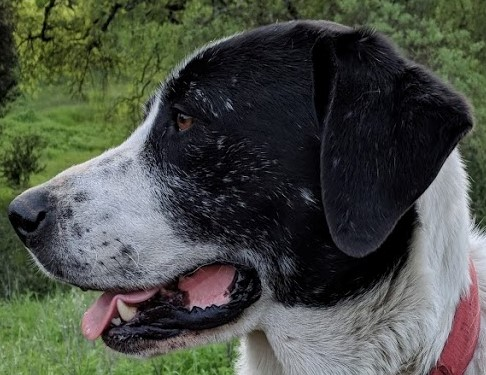
#> input picture DATA/sammy_face.jpg, 486 x 375 px
$ jupyter execute section_6_edge_detection.ipynb
#> lines starting #> are read from the running program, lines starting #| are printed output that depends on the picture; after the words box and inside, x2 and y2 are one past the last pixel; in counts of white or black regions, pixels touching at a corner belong together
[cell 1]
import cv2
import numpy as np
import matplotlib.pyplot as plt

[cell 2]
img = cv2.imread('DATA/sammy_face.jpg')
#> img is the input picture: shape (375, 486, 3); mean B, G, R 70, 78.7, 74.2
plt.imshow(img)

[cell 3]
edges = cv2.Canny(image=img, threshold1=127, threshold2=127)
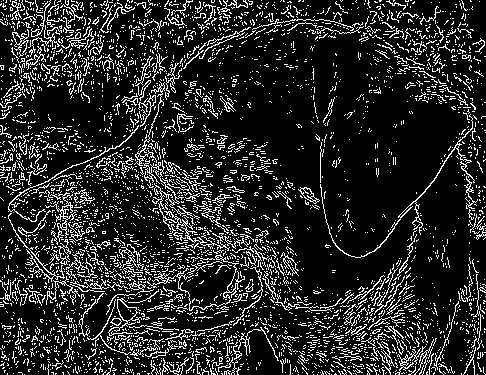
#> edges: shape (375, 486); 15.6% white in thin lines or dots
plt.imshow(edges)

[cell 4]
edges = cv2.Canny(image=img, threshold1=0, threshold2=255)
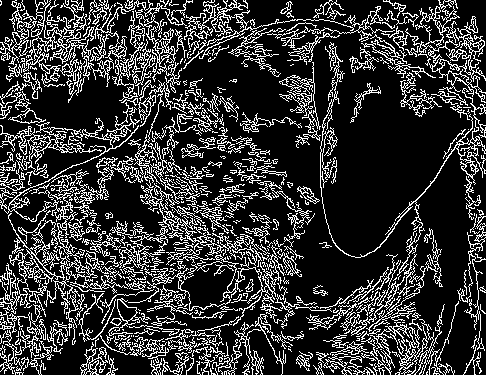
#> edges: shape (375, 486); 21% white in thin lines or dots
plt.imshow(edges)

[cell 5]
med_val = np.median(img)
#> med_val = 64
print(med_val)
#| 64.0

# LOWER THRESOLD TO EITHER 0 OR 70% OF THE MEDIAN VALUE WHICHEVER IS GREATER
lower = int(max(0, 0.7*med_val))
#> lower = 44

# UPPER THRESHOLD TO EITHER 130% OF THE MEDIAN OR THE MAX 255, WHICHEVER IS SMALLER
upper = int(min(255, 1.3*med_val))
#> upper = 83

edges = cv2.Canny(image=img, threshold1=lower, threshold2=upper+100)
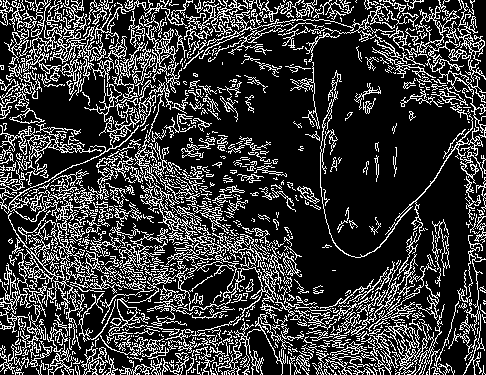
#> edges: shape (375, 486); 22.7% white in thin lines or dots
plt.imshow(edges)

[cell 6]
blurred_img = cv2.blur(img, ksize = (7, 7))
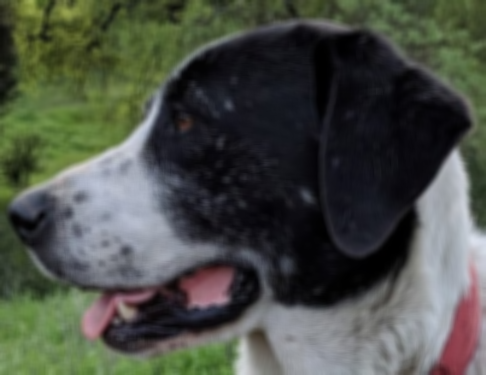
#> blurred_img: shape (375, 486, 3); mean B, G, R 70, 78.7, 74.3
edges = cv2.Canny(image=blurred_img, threshold1=lower, threshold2=upper+50)
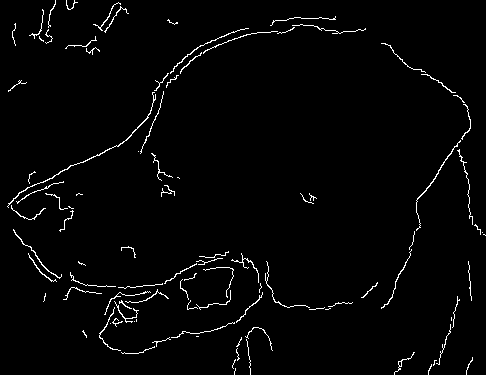
#> edges: shape (375, 486); 2.2% white in thin lines or dots
plt.imshow(edges)

$ run again, with DATA/00-puppy.jpg copied over DATA/sammy_face.jpg
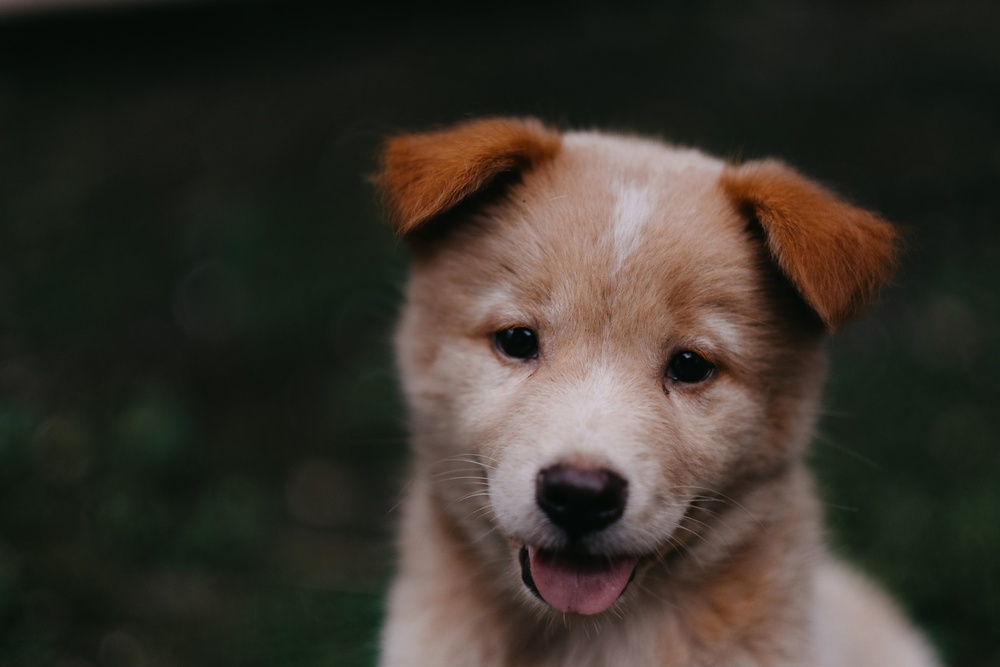
#> input picture DATA/00-puppy.jpg, 1000 x 667 px, shrunk from 1950 x 1300 before the run
#> img is the input picture: shape (667, 1000, 3); mean B, G, R 43.8, 51.8, 57.3
#> `edges = cv2.Canny(image=img, threshold1=0, threshold2=255)`:
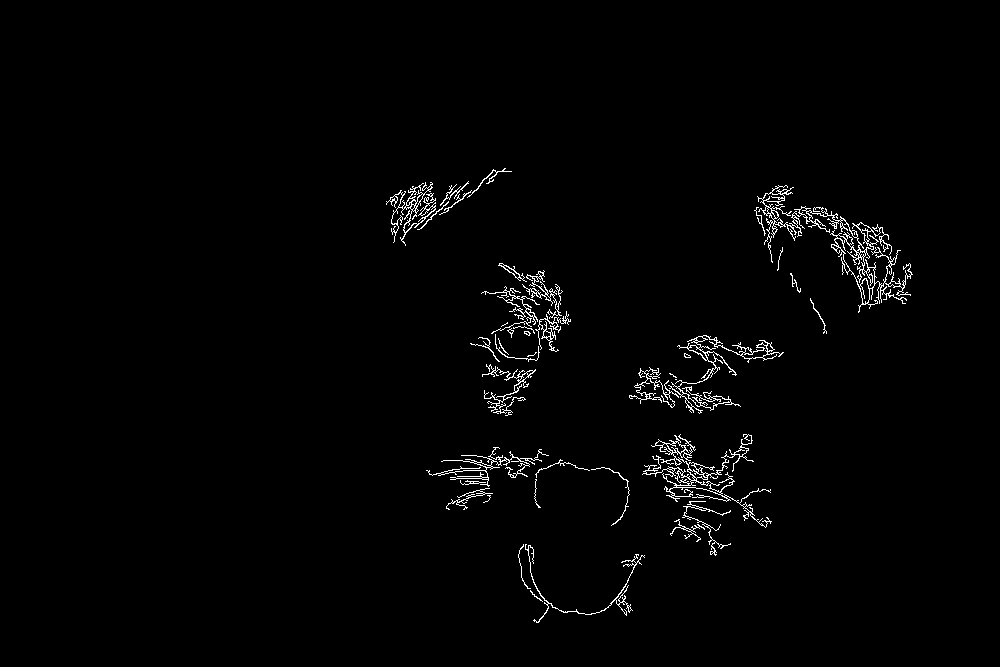
#> edges: shape (667, 1000); 1.5% white in thin lines or dots, all inside (x1, y1, x2, y2) = (386, 168, 913, 623)
#> med_val = 27
#| 27.0
#> lower = 18
#> upper = 35
#> `edges = cv2.Canny(image=blurred_img, threshold1=lower, threshold2=uppe..`:
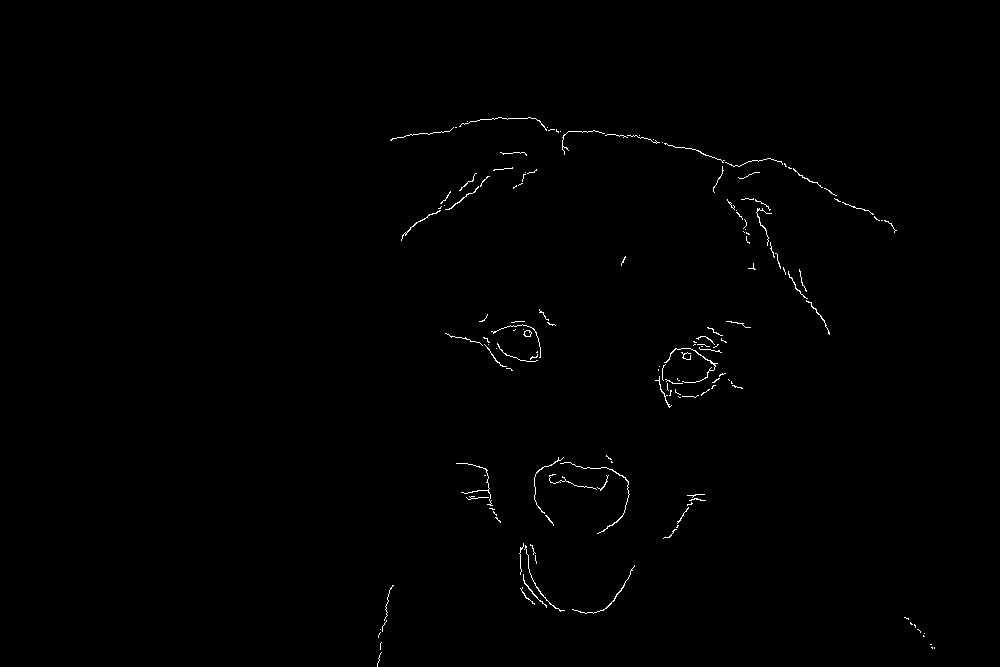
#> edges: shape (667, 1000); 0.48% white in thin lines or dots, all inside (x1, y1, x2, y2) = (377, 117, 935, 667)

$ run again, with DATA/Denis_Mukwege.jpg copied over DATA/sammy_face.jpg
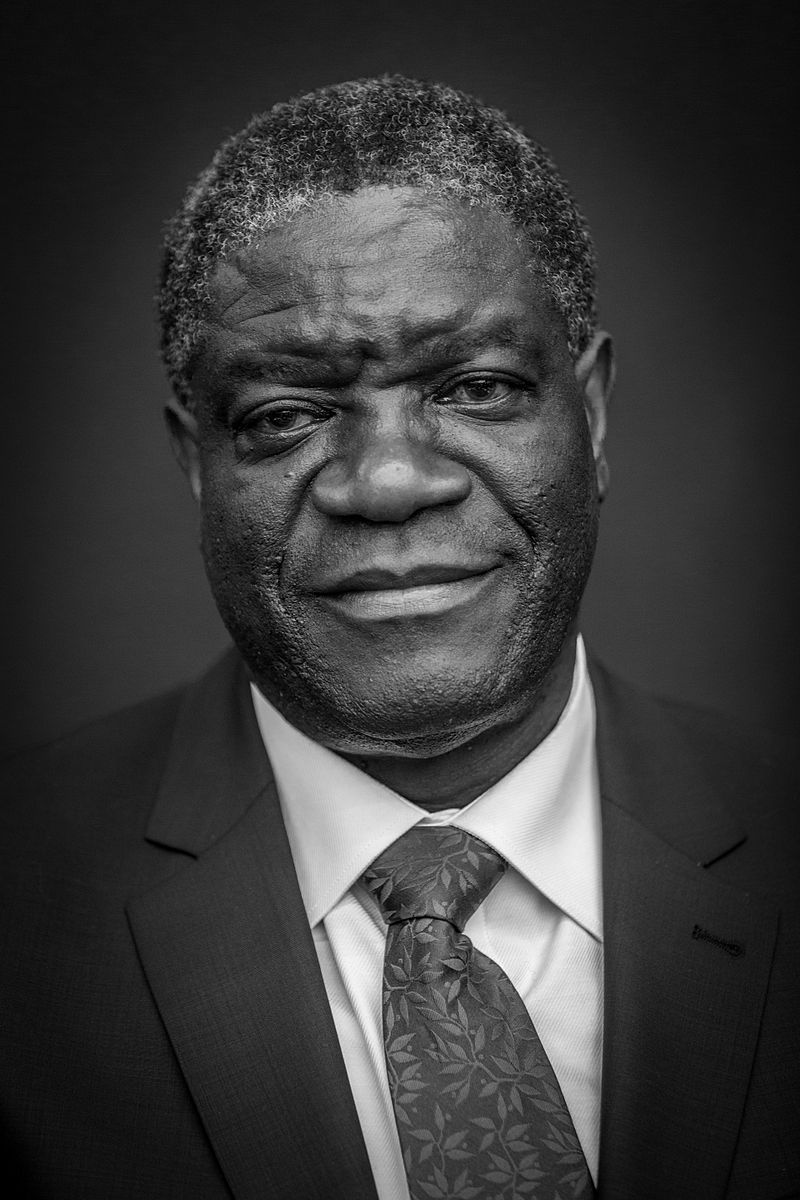
#> input picture DATA/Denis_Mukwege.jpg, 800 x 1200 px
#> img is the input picture: shape (1200, 800, 3); min 0, max 255, mean 58.8
#> `edges = cv2.Canny(image=img, threshold1=0, threshold2=255)`:
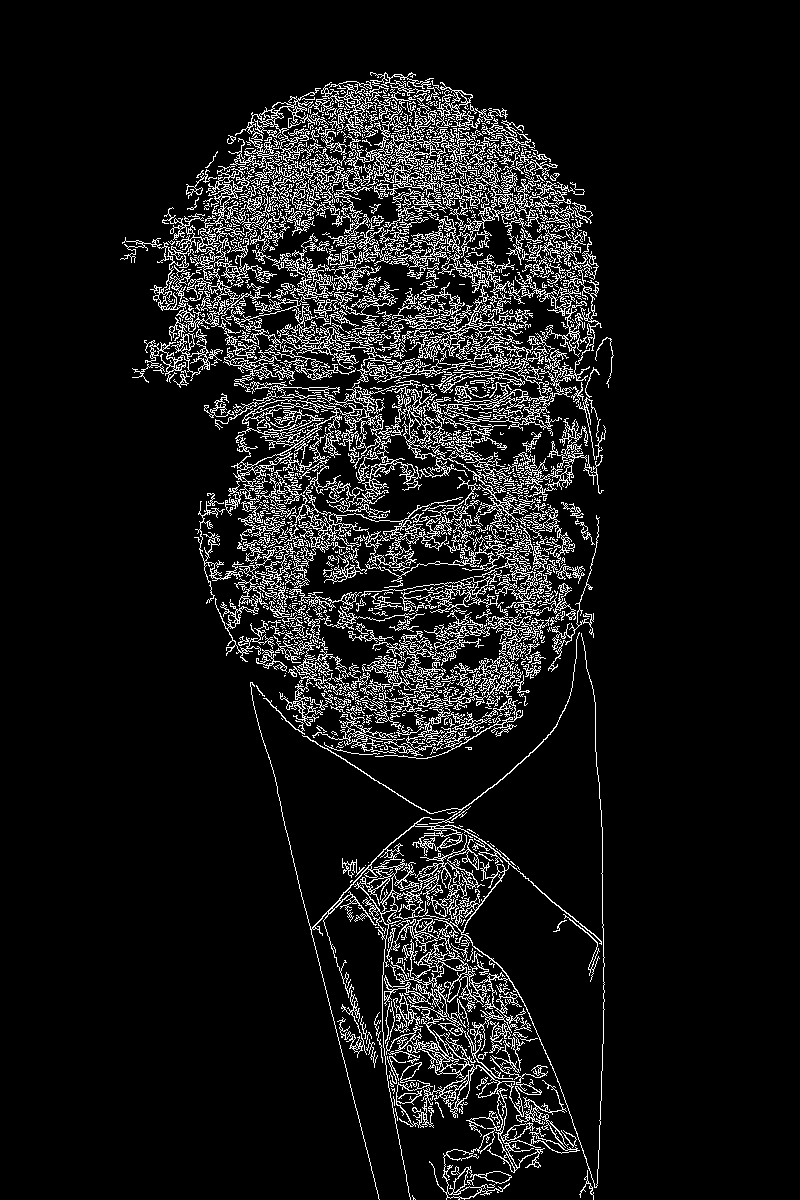
#> edges: shape (1200, 800); 9.1% white in thin lines or dots, all inside (x1, y1, x2, y2) = (120, 72, 614, 1200)
#> med_val = 43
#| 43.0
#> lower = 30
#> upper = 55
#> `edges = cv2.Canny(image=blurred_img, threshold1=lower, threshold2=uppe..`:
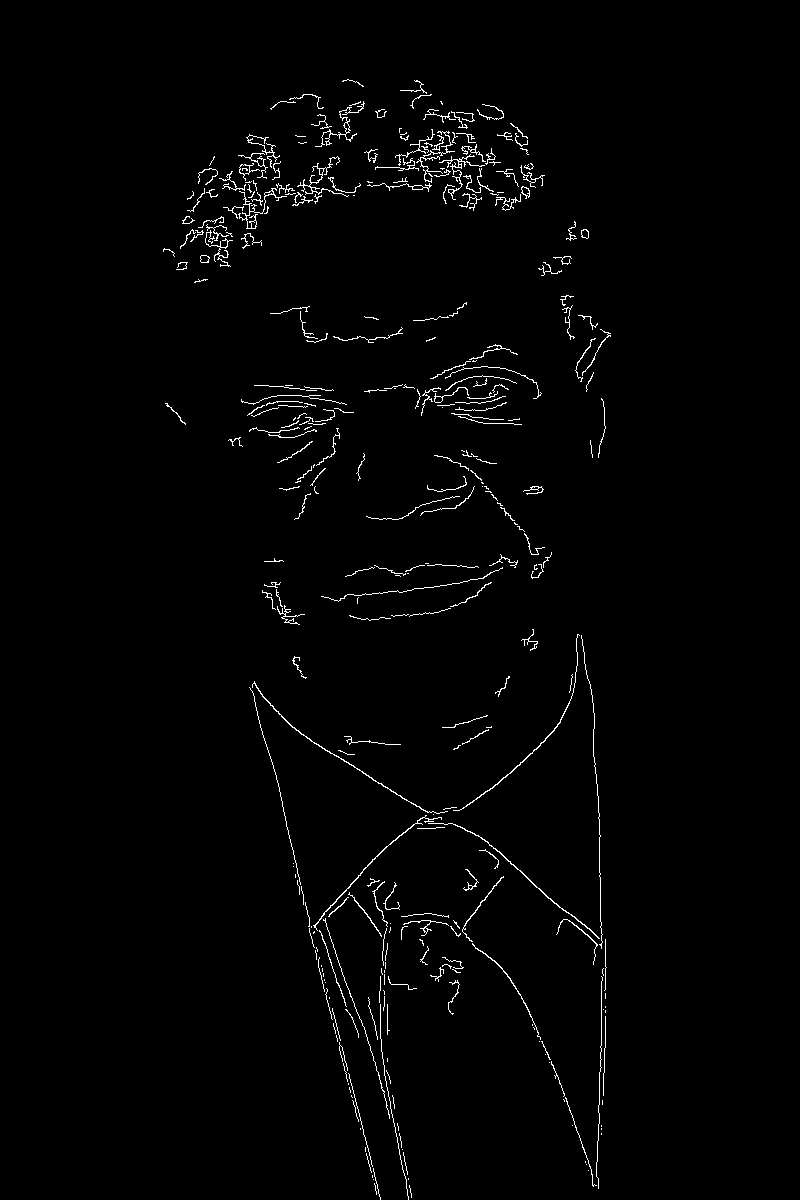
#> edges: shape (1200, 800); 1.5% white in thin lines or dots, all inside (x1, y1, x2, y2) = (163, 79, 611, 1200)

$ run again, with DATA/Nadia_Murad.jpg copied over DATA/sammy_face.jpg
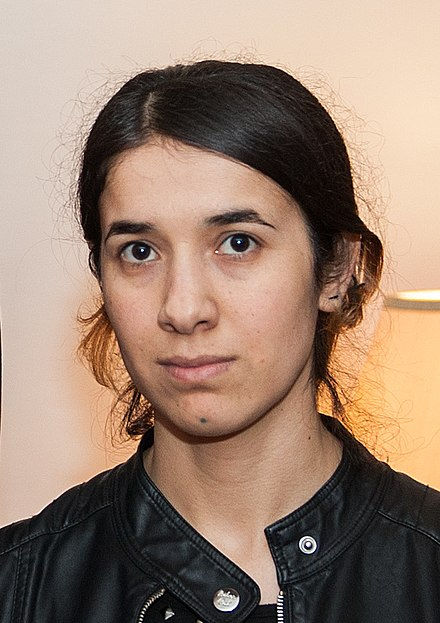
#> input picture DATA/Nadia_Murad.jpg, 440 x 623 px
#> img is the input picture: shape (623, 440, 3); mean B, G, R 112.7, 129.2, 153.8
#> `edges = cv2.Canny(image=img, threshold1=0, threshold2=255)`:
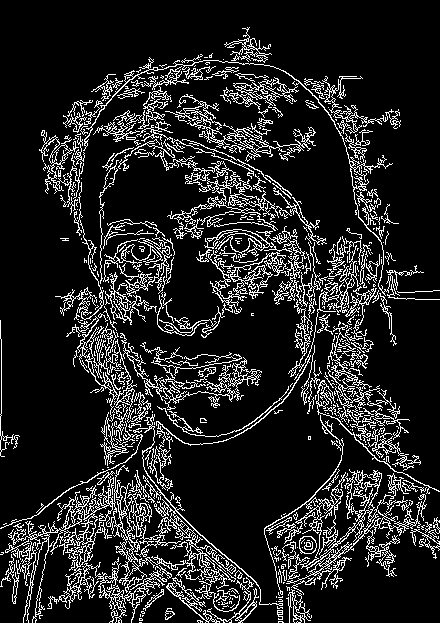
#> edges: shape (623, 440); 13.8% white in thin lines or dots
#> med_val = 151
#| 151.0
#> lower = 105
#> upper = 196
#> `edges = cv2.Canny(image=blurred_img, threshold1=lower, threshold2=uppe..`:
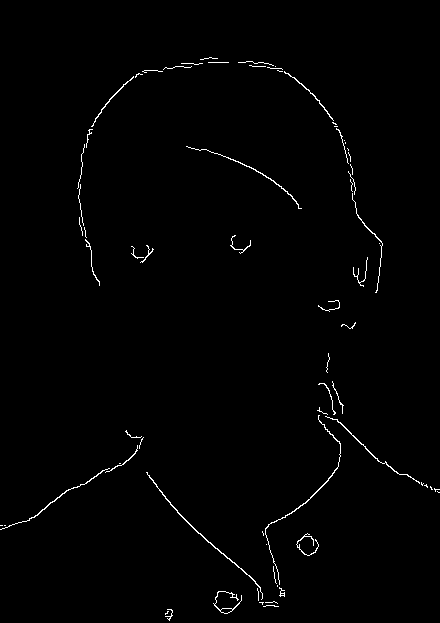
#> edges: shape (623, 440); 0.97% white in thin lines or dots
